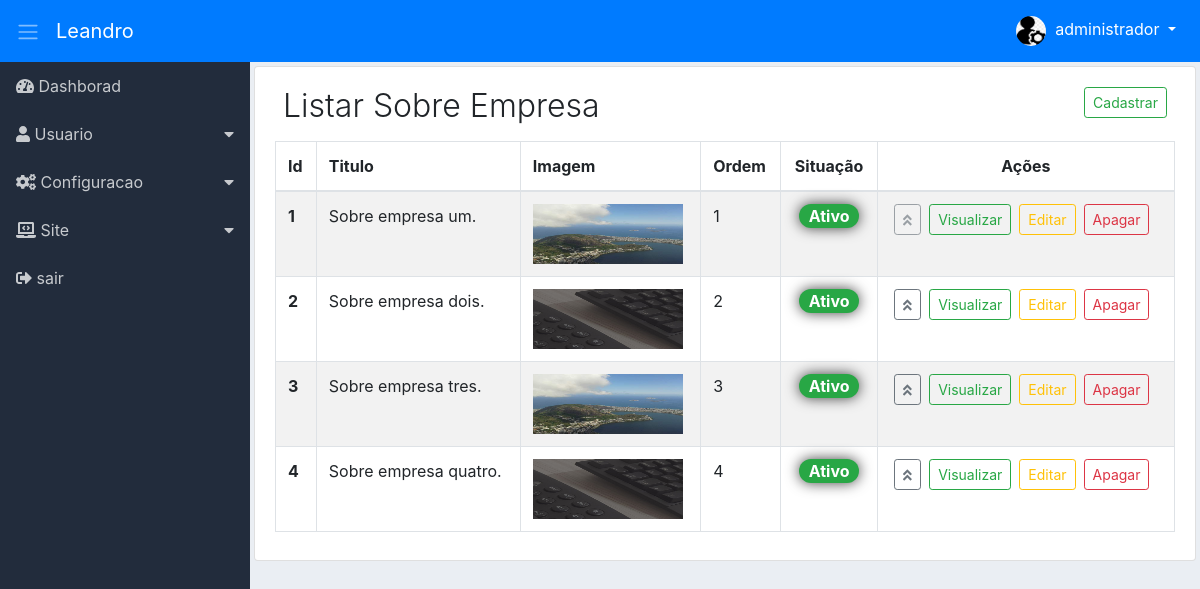
Page /adm/list-sob-company/list-info-company (signed in) on the committed database.
### tables this page shows
CREATE TABLE `adms_niveis_acessos_paginas` (
  `id` int(11) NOT NULL,
  `permissao` int(11) NOT NULL,
  `ordem` int(11) NOT NULL,
  `dropdown` int(11) NOT NULL DEFAULT 2,
  `lib_menu` int(11) NOT NULL DEFAULT 2,
  `adms_menu_id` int(11) NOT NULL DEFAULT 4,
  `adms_niveis_acesso_id` int(11) NOT NULL,
  `adms_pagina_id` int(11) NOT NULL,
  `created` datetime NOT NULL,
  `modified` datetime DEFAULT NULL
);

CREATE TABLE `adms_menus` (
  `id` int(11) NOT NULL,
  `nome` varchar(220) NOT NULL,
  `icone` varchar(40) NOT NULL,
  `ordem` int(11) NOT NULL,
  `adms_situacao_id` int(11) NOT NULL,
  `created` datetime NOT NULL,
  `modified` datetime DEFAULT NULL
);

CREATE TABLE `sts_sob_empresa` (
  `id` int(11) NOT NULL,
  `titulo` varchar(220) NOT NULL,
  `descricao` text NOT NULL,
  `imagem` varchar(220) NOT NULL,
  `ordem` int(11) NOT NULL,
  `adms_sit_id` int(11) NOT NULL,
  `created` datetime NOT NULL,
  `modified` datetime DEFAULT NULL
);

CREATE TABLE `adms_situacao` (
  `id` int(11) NOT NULL,
  `nome` varchar(40) NOT NULL,
  `adms_cor_id` int(11) NOT NULL,
  `created` datetime NOT NULL,
  `modified` datetime DEFAULT NULL
);

### adm/module/site/Controllers/ListSobCompany.php (called while the page is built, shortened)
<?php
class ListSobCompany
{
    private $dados;
    public function listInfoCompany($pageId = null)
    {
        $this->pageId = (int) $pageId ? $pageId : 1;
        $button = [
            'cadSobCompany' => [
                'menu_controller' => 'register-new-sob-company',
                'menu_metodo' => 'register-info-sob-company'],
            'viewSobCompany' => [
                'menu_controller' => 'view-info-sob-company',
                'menu_metodo' => 'detail-info-sob-company'],
            'editSobCompany' => [
                'menu_controller' => 'edit-sob-company',
                'menu_metodo' => 'edit-info-sob-company'],
            'deleteSobCompany' => [
                'menu_controller' => 'delete-sob-company',
                'menu_metodo' => 'remove-sob-company'],
            'alterOrderSobCompany' => [
                    'menu_controller' => 'modify-order-sob-company',
                    'menu_metodo' => 'alter-order-sob-company'],
            'alterSitSobCompany' => [
                'menu_controller' => 'modify-situation-sob-company',
                'menu_metodo' => 'alter-situation-sob-company']
        ];
        $listButton = new \Module\administrative\Models\AdmsButton();
        $this->dados['buttonsSobCompany'] = $listButton->validateButton($button);
        $listMenu = new \Module\administrative\Models\AdmsMenu();
        $this->dados['menu'] = $listMenu->itemMenu();
        $listSobCompany = new \Module\site\Models\StsListSobCompany();
        $this->dados['listSobCompany'] = $listSobCompany->listInfoSobCompany($this->pageId);
        $this->dados['pagination'] = $listSobCompany->getResultPg();
        $loadView = new \Config\ConfigView("site/Views/sobCompany/listSobCompany",$this->dados);
        $loadView->renderView();
    }
}

### adm/module/administrative/Models/helper/AdmsRead.php (called while the page is built, shortened)
<?php
class AdmsRead extends AdmsConn
{
    private $select;
    private $values;
    private $result;
    private $query;
    function getResult()
    {
        return $this->result;
    }
    public function fullRead($query, $parseString = null)
    {
        $this->select = (string) $query;
        if (!empty($parseString)) {
            parse_str($parseString, $this->values);
        }
        $this->exeInstruction();
    }
    private function exeInstruction()
    {
        $this->conection();
        try {
            $this->getInstruction();
            $this->query->execute();
            $this->result = $this->query->fetchAll();
        } catch (Exception $exc) {
            $this->result = null;
        }
    }
    private function conection()
    {
        $this->conn = parent::getConn();
        $this->query = $this->conn->prepare($this->select);
        $this->query->setFetchMode(PDO::FETCH_ASSOC);
    }
    private function getInstruction()
    {
        if ($this->values) {
            foreach ($this->values as $Link => $Valor) {
                if ($Link == 'limit' || $Link == 'offset') {
                    $Valor = (int) $Valor;
                }
                $this->query->bindValue(":{$Link}", $Valor,
                        (is_int($Valor) ? PDO::PARAM_INT : PDO::PARAM_STR));
            }
        }
    }
}

### adm/module/administrative/Models/helper/AdmsConn.php (called while the page is built, shortened)
<?php
class AdmsConn
{
    public static $host = HOST;
    public static $Uuser = USER;
    public static $pass = PASS;
    public static $dbname = DBNAME;
    private static $connect = null;
    private static function connect()
    {
        try {
            if (self::$connect == null) {
                self::$connect = new PDO('mysql:host=' .self::$host . ';dbname='
                . self::$dbname, self::$Uuser, self::$pass);
            }
        } catch (Exception $exc) {
            echo 'mensagem: ' . $exc->getMessage();
            die;
        }
        return self::$connect;
    }
    public function getConn()
    {
        return self::connect();
    }
}

### adm/module/administrative/Models/AdmsMenu.php (called while the page is built, shortened)
<?php
class AdmsMenu
{
    public function itemMenu()
    {
        $listMenu = new \Module\administrative\Models\helper\AdmsRead();
        $listMenu->fullRead(
                "SELECT
                    nivpg.dropdown,
                    men.id id_menu,
                    men.nome nome_menu,
                    men.icone icone_menu,
                    pg.id id_pg,
                    pg.menu_controller pg_controller,
                    pg.menu_metodo pg_metodo,
                    pg.nome_pagina pg_nome,
                    pg.icone pg_icon
                FROM
                    adms_niveis_acessos_paginas nivpg
                INNER JOIN
                    adms_menus men
                    ON men.id = nivpg.adms_menu_id
                INNER JOIN
                    adms_paginas pg
                    ON pg.id = nivpg.adms_pagina_id
                WHERE
                    nivpg.adms_niveis_acesso_id =:adms_niveis_acesso_id
                    AND nivpg.permissao =:permissao
                    AND nivpg.lib_menu =:lib_menu
                ORDER BY
                    men.ordem, nivpg.ordem ASC",
                "adms_niveis_acesso_id=" . $_SESSION['userAccessLevel'] . "&permissao=1&lib_menu=1");
        $this->result = $listMenu->getResult();
        return $this->result;
    }
}

### adm/module/site/Models/StsListSobCompany.php (called while the page is built, shortened)
<?php
class StsListSobCompany
{
    private $limitResult = 10;
    public function listInfoSobCompany($pageId = null)
    {
        $this->pageId = (int) $pageId;
        $pagination = new \Module\administrative\Models\helper\AdmsPagination(
                URLADM . 'list-sob-company/list-info-company');
        $pagination->condition($this->pageId, $this->limitResult);
        $pagination->pagination("SELECT COUNT(id) numResult FROM sts_sob_empresa");
        $listSobCompany = new \Module\administrative\Models\helper\AdmsRead();
        $listSobCompany->fullRead(
                "SELECT
                    emp.id, emp.titulo, emp.imagem, emp.ordem,
                    sit.nome nomeSit, col.cor color
                FROM
                    sts_sob_empresa emp
                INNER JOIN
                    adms_situacao sit
                    ON sit.id = emp.adms_sit_id
                INNER JOIN
                    adms_cors col
                    ON col.id = sit.adms_cor_id
                ORDER BY emp.ordem ASC
                LIMIT :limit
                OFFSET :offset",
                "limit={$this->limitResult}&offset={$pagination->getOffSet()}");
        $this->result = $listSobCompany->getResult();
        return $this->result;
    }
}

### adm/module/administrative/Models/helper/AdmsPagination.php (called while the page is built, shortened)
<?php
class AdmsPagination
{
    private $limitResult;
    private $offSet;
    private $result;
    function getResult()
    {
        return $this->result;
    }
    function getOffSet()
    {
        return $this->offSet;
    }
    public function condition($page, $limitResult)
    {
        $this->page = (int) $page ? $page : 1;
        $this->limitResult = (int) $limitResult;
        $this->offSet = ($this->page * $this->limitResult) - $this->limitResult;
    }
    public function pagination($query, $parseString = null)
    {
        $this->query = (string) $query;
        $this->parseString = (string) $parseString;
        $count = new \Module\administrative\Models\helper\AdmsRead();
        $count->fullRead($this->query, $this->parseString);
        $this->resultDb = $count->getResult();
        if ($this->resultDb[0]['numResult'] > $this->limitResult) {
            $this->instructionPagination();
        } else {
            $this->result = null;
        }
    }
}

### adm/module/site/Views/sobCompany/listSobCompany.php (the view, shortened to what this page needs)
<div class="content p-1">
    <div class="list-group-item">
        <div class="d-flex">
            <div class="mr-auto p-2">
                <h2 class="display-4 titulo">Listar Sobre Empresa</h2>
            </div>
            <?php
            if ($this->dados['buttonsSobCompany']['cadSobCompany']) {
                echo "<a href='" . URLADM . "register-new-sob-company/register-info-sob-company'>
                    <div class='p-2'>
                        <button class='btn btn-outline-success btn-sm'>Cadastrar</button>
                    </div>
                </a>";
            }
            ?>
        </div>
        <div class="table-responsive">
            <table class="table table-hover table-striped table-bordered">
                <thead>
                    <tr>
                        <th>Id</th>
                        <th>Titulo</th>
                        <th class="d-none d-sm-table-cell">Imagem</th>
                        <th>Ordem</th>
                        <th class="d-none d-lg-table-cell text-center">Situação</th>
                        <th class="text-center">Ações</th>
                    </tr>
                </thead>
                <tbody>
                    <?php
                    $qtnLinhaEx = 1;
                    foreach ($this->dados['listSobCompany'] as $sobCompany) {
                        extract($sobCompany);
                        ?>
                        <tr>
                            <th><?php echo $id; ?></th>
                            <td><?php echo $titulo; ?></td>
                            <td class="d-none d-sm-table-cell">
                                <?php echo "<img src='"
                                    . URL
                                    . "site/assets/images/imgsInfoCompany/$id/$imagem'"
                                    . "width='150' height='60'>"; ?>
                            </td>
                            <td><?php echo $ordem; ?></td>
                            <td class="d-none d-lg-table-cell text-center">
                                <?php
                                if ($this->dados['buttonsSobCompany']['alterSitSobCompany']) {
                                    echo "<a href='"
                                        . URLADM
                                        . "modify-situation-sob-company/alter-situation-sob-company/$id'>"
                                            . "<span class='badge badge-pill badge-$color'>$nomeSit</span>"
                                        . "</a>";
                                } else {
                                    echo "<span class='badge badge-pill badge-$color'>$nomeSit</span>";
                                }
                                ?>
                            </td>
                            <td class="text-center">
                                <span class="d-none d-md-block">
                                    <?php
                                    if ($qtnLinhaEx <= 1) {
                                        if ($this->dados['buttonsSobCompany']['alterOrderSobCompany']) {
                                            echo "<button class='btn btn-outline-secondary btn-sm mr-2 disabled'
                                                          title='Não permitido alterar ordem de slide do carousel'>
                                                     <i class='fas fa-angle-double-up'></i>
                                                  </button>";
                                        }
                                    } else {
                                        if ($this->dados['buttonsSobCompany']['alterOrderSobCompany']) {
                                            echo "<a href='" . URLADM
                                                             . "modify-order-sob-company/alter-order-sob-company/$id'
                                                     class='btn btn-outline-secondary btn-sm mr-2'
                                                     title='Alterar ordem de slide do carousel'>
                                                        <i class='fas fa-angle-double-up'></i>
                                                  </a>";
                                        }
                                    }
                                    if ($this->dados['buttonsSobCompany']['viewSobCompany']) {
                                        echo "<a href='" . URLADM . "view-info-sob-company/detail-info-sob-company/$id'
                                            class='btn btn-outline-success btn-sm mr-2'>Visualizar
                                         </a>";
                                    }
                                    if ($this->dados['buttonsSobCompany']['editSobCompany']) {
                                        echo "<a href='" . URLADM . "edit-sob-company/edit-info-sob-company/$id'
                                            class='btn btn-outline-warning btn-sm mr-2'>Editar
                                         </a>";
                                    }
                                    if ($this->dados['buttonsSobCompany']['deleteSobCompany']) {
                                        echo "<a href='" . URLADM . "delete-sob-company/remove-sob-company/$id'
                                            class='btn btn-outline-danger btn-sm mr-2'
                                            data-confirm='Tem certeza que deseja apagar sobre empresa ?'>
                                             Apagar
                                         </a>";
                                    }
                                    ?>
                                </span>
                                        <?php
                                        $qtnLinhaEx++;
                                        ?>
                            </td>
                        </tr>
                        <?php
                    }
                    ?>
                </tbody>
            </table>
        </div>
    </div>
</div>
</div>

### adm/module/administrative/Views/include/sidebar.php (shortened to what this page needs)
<div class="d-flex bd-highlight">
<nav class="sidebar">
    <ul class="list-unstyled">
        <?php
        $contDropdown = 0;
        $controDropFech = 0;
        foreach ($this->dados['menu'] as $menu) {
            extract($menu);
            if ($dropdown == 1) {
                if ($contDropdown != $id_menu) {
                    if (($controDropFech == 1) && ($contDropdown != 0)) {
                        echo "</ul></li>";
                        $controDropFech = 0;
                    }
                    echo "<li>
                        <a href='#submenu" . $id_menu . "' data-toggle='collapse'>
                            <i class='" . $icone_menu . "'></i> " . $nome_menu . "
                        </a>
                        <ul class='list-unstyled collapse' id='submenu" . $id_menu . "'>";
                    $contDropdown = $id_menu;
                }
                $controDropFech = 1;
            } else {
                if ($controDropFech == 1) {
                    echo "</ul></li>";
                    $controDropFech = 0;
                }
                echo "<li>
                        <a href='" . URLADM . $pg_controller . "/" . $pg_metodo . "'>
                        <i class='" . $icone_menu . "'></i> " . $nome_menu . "</a>
                    </li>";
            }
        }
        ?>
    </ul>
</nav>

### rows in the picture
adms_niveis_acessos_paginas: adms_menu.nome "Dashborad"
adms_niveis_acessos_paginas: adms_menu.nome "Usuario"
adms_niveis_acessos_paginas: adms_menu.nome "Configuracao"
adms_niveis_acessos_paginas: adms_menu.nome "Site"
adms_niveis_acessos_paginas: adms_menu.nome "sair"
sts_sob_empresa: id "1", titulo "Sobre empresa um.", imagem (picture), ordem "1", adms_situacao.nome "Ativo"
sts_sob_empresa: id "2", titulo "Sobre empresa dois.", imagem (picture), ordem "2", adms_situacao.nome "Ativo"
sts_sob_empresa: id "3", titulo "Sobre empresa tres.", imagem (picture), ordem "3", adms_situacao.nome "Ativo"
sts_sob_empresa: id "4", titulo "Sobre empresa quatro.", imagem (picture), ordem "4", adms_situacao.nome "Ativo"

### other values in the picture
$nomeUser[0] "administrador"
